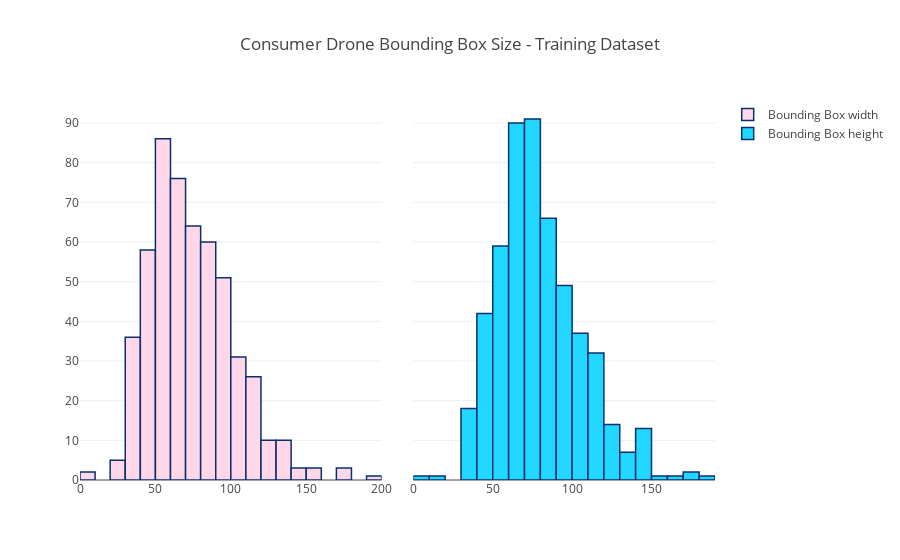
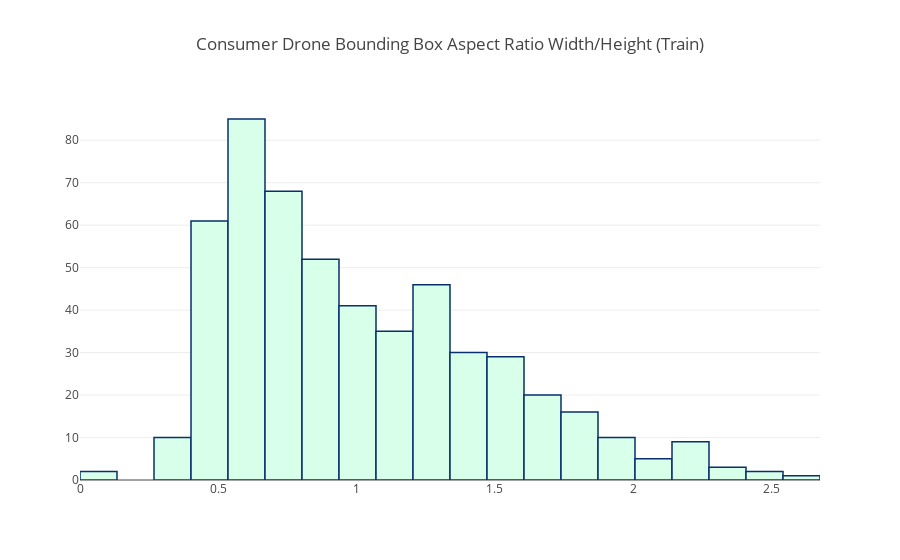

The notebook cell these images were saved under, in order:
### Code cell
train_df = xml_from_dir("train")
showhistogram(train_df,"Consumer Drone Bounding Box Size - Training Dataset")
showqqplot(train_df,"Consumer Drone Bounding Box Size - QQPlot")
showhist("Consumer Drone Bounding Box Aspect Ratio Width/Height (Train)",train_df.aspect)

### Figure 1 — Plotly figure (JSON) as saved in the notebook; plotly's stock layout.template omitted (floating-point values rounded to 4 significant figures; data arrays with more than 128 entries replaced by an {"elided": "..."} marker saying what was removed)
{"data": [{"marker": {"color": "#FFD7E9", "line": {"color": "rgb(8,48,107)", "width": 1.5}}, "name": "Bounding Box width", "opacity": 1, "type": "histogram", "x": {"elided": "526 int values"}, "xaxis": "x1", "xbins": {"end": 200, "size": 10, "start": 0}}, {"marker": {"color": "#22D7FF", "line": {"color": "rgb(8,48,107)", "width": 1.5}}, "name": "Bounding Box height", "opacity": 1, "type": "histogram", "x": {"elided": "526 int values"}, "xaxis": "x2", "xbins": {"end": 200, "size": 10, "start": 0}}], "layout": {"title": "Consumer Drone Bounding Box Size - Training Dataset", "xaxis": {"anchor": "x1", "domain": [0, 0.475]}, "xaxis2": {"anchor": "x2", "domain": [0.525, 1]}}}

### Figure 2 — Plotly figure (JSON) as saved in the notebook; plotly's stock layout.template omitted (floating-point values rounded to 4 significant figures; data arrays with more than 128 entries replaced by an {"elided": "..."} marker saying what was removed)
{"data": [{"marker": {"color": "#D7FFE9", "line": {"color": "rgb(8,48,107)", "width": 1.5}}, "name": "Aspect Ratio W/H", "opacity": 1, "type": "histogram", "x": {"elided": "526 float values"}, "xbins": {"end": 2.676, "size": 0.1338, "start": 0}}], "layout": {"title": "Consumer Drone Bounding Box Aspect Ratio Width/Height (Train)"}}
